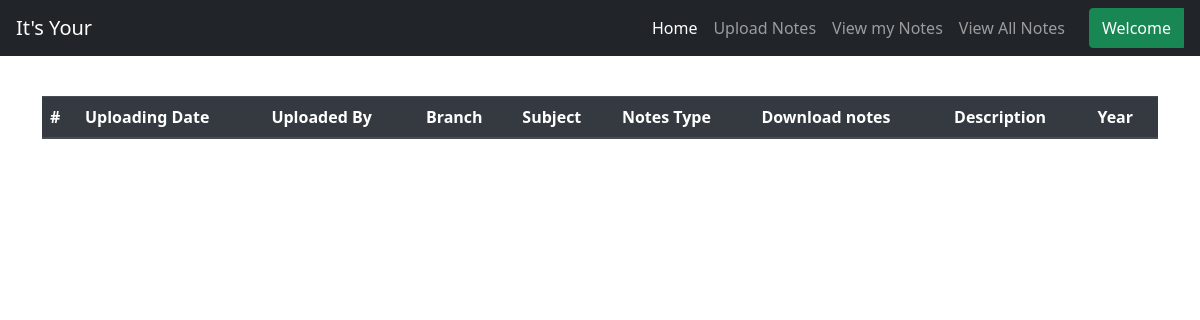
The page /cl_cse_2 (signed in) on the database as committed earlier.
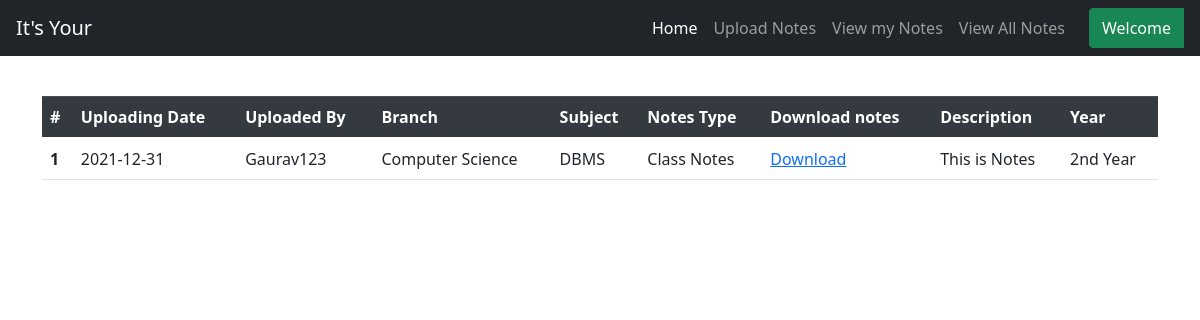
The same page on the database as committed later.
### notes/models.py (models this page shows)
class Notes(models.Model):
    user = models.ForeignKey(User,on_delete=models.CASCADE)
    uploadingdate =models.CharField(max_length=30,null=True)
    branch =models.CharField(max_length=30)
    subject =models.CharField(max_length=30)
    notesfile =models.FileField(null=True)
    filetype =models.CharField(max_length=30)
    description =models.CharField(max_length=200,null=True)
    year =models.CharField(max_length=30,null=True)
    notestype=models.CharField(max_length=30,null=True)
    status =models.CharField(max_length=30)

### notes/views.py (the view)
# urls.py: path('cl_cse_2',cl_cse_2,name='cl_cse_2'),
def cl_cse_2(request):
    if not request.user.is_authenticated:
           return redirect('index')
    notes = Notes.objects.filter(year= "2nd Year" , branch = "Computer Science" , notestype="Class Notes")
    d={'notes':notes}
    return render(request,'SecondYear/cl_cse_2.html',d)

### notes/templates/SecondYear/cl_cse_2.html
{% extends 'notes/usernav.html' %}
{% load static %}
{% block body %}
<h1 class="text-center">First Year</h1>
<div class="container mt-5">
    <table class="table" id="example" style="min-width: fit-content;">
        <thead class="thead-dark">
          <tr>
            <th scope="col">#</th>
            <th scope="col">Uploading Date</th>
            <th scope="col">Uploaded By</th>
            <th scope="col">Branch</th>
            <th scope="col">Subject</th>
            <th scope="col">Notes Type</th>
            <th scope="col">Download notes</th>
            <th scope="col">Description</th>
            <th scope="col">Year</th>
          </tr>
        </thead>
        {% for i in notes %}
        <tbody>
          <tr>
            <th scope="row">{{forloop.counter }}</th>
            <td>{{i.uploadingdate}}</td>
            <td>{{i.user.username}}</td>
            <td>{{i.branch}}</td>
            <td>{{i.subject}}</td>
            <td>{{i.notestype}}</td>
            <td><a href="{{i.notesfile.url}}" download>Download</a></td>
            <td>{{i.description}}</td>
            <td>{{i.year}}</td>
          </tr>
        </tbody>
        {% endfor %}
      </table>
</div>
{% endblock %}

Rows that differ between the two databases and show on the page:
added Notes: uploadingdate "2021-12-31", user.username "Gaurav123", branch "Computer Science", subject "DBMS", notestype "Class Notes", description "This is Notes", year "2nd Year"
